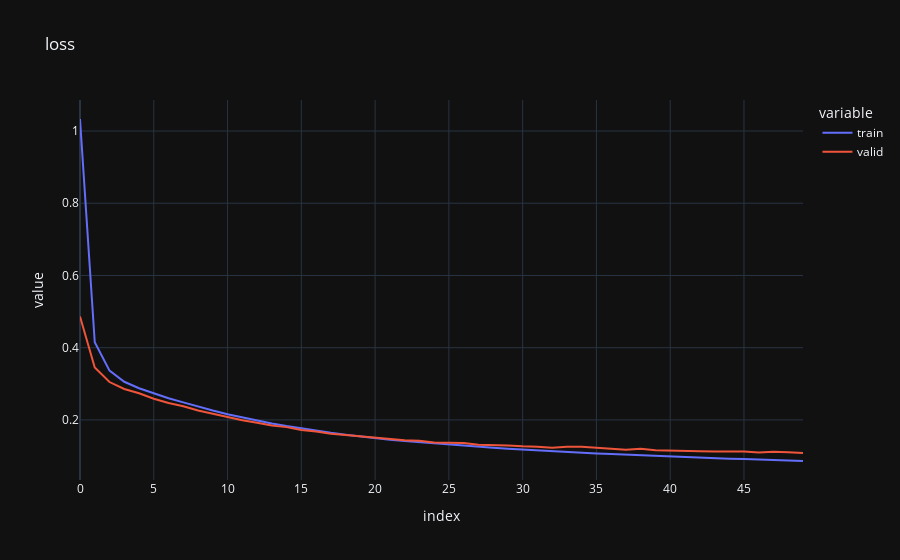
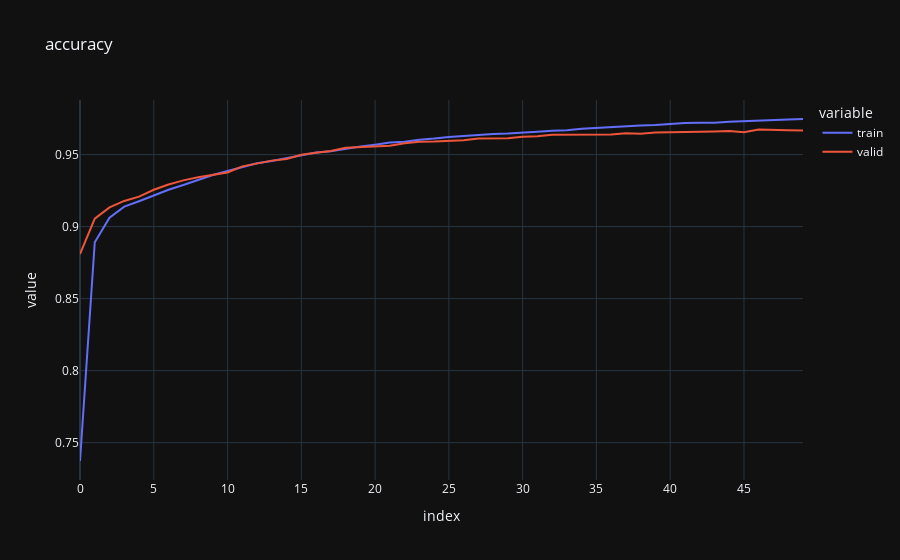

The notebook cell saved with these charts, in order:
### Code cell
loss_data = pd.DataFrame({
    'train': history.history['loss'],
    'valid': history.history['val_loss']
})

accuracy_data = pd.DataFrame({
    'train': history.history['accuracy'],
    'valid': history.history['val_accuracy']
})

px.line(loss_data, title='loss').show()
px.line(accuracy_data, title='accuracy').show()

### Figure 1 — Plotly figure (JSON) as saved in the notebook; plotly's stock layout.template omitted (floating-point values rounded to 4 significant figures)
{"data": [{"hovertemplate": "variable=train<br>index=%{x}<br>value=%{y}<extra></extra>", "legendgroup": "train", "line": {"color": "#636efa", "dash": "solid"}, "marker": {"symbol": "circle"}, "mode": "lines", "name": "train", "orientation": "v", "showlegend": true, "type": "scatter", "x": [0, 1, 2, 3, 4, 5, 6, 7, 8, 9, 10, 11, 12, 13, 14, 15, 16, 17, 18, 19, 20, 21, 22, 23, 24, 25, 26, 27, 28, 29, 30, 31, 32, 33, 34, 35, 36, 37, 38, 39, 40, 41, 42, 43, 44, 45, 46, 47, 48, 49], "xaxis": "x", "y": [1.033, 0.4151, 0.3366, 0.3057, 0.2878, 0.2733, 0.2601, 0.2486, 0.2369, 0.226, 0.216, 0.2067, 0.1982, 0.1902, 0.183, 0.1762, 0.1699, 0.1642, 0.1592, 0.1541, 0.1497, 0.1454, 0.1415, 0.1381, 0.1347, 0.1312, 0.1285, 0.1254, 0.1227, 0.1203, 0.1179, 0.1154, 0.1131, 0.1111, 0.1091, 0.1073, 0.1054, 0.1036, 0.1017, 0.1, 0.09848, 0.09722, 0.09556, 0.09419, 0.09277, 0.09148, 0.0901, 0.08886, 0.08766, 0.08625], "yaxis": "y"}, {"hovertemplate": "variable=valid<br>index=%{x}<br>value=%{y}<extra></extra>", "legendgroup": "valid", "line": {"color": "#EF553B", "dash": "solid"}, "marker": {"symbol": "circle"}, "mode": "lines", "name": "valid", "orientation": "v", "showlegend": true, "type": "scatter", "x": [0, 1, 2, 3, 4, 5, 6, 7, 8, 9, 10, 11, 12, 13, 14, 15, 16, 17, 18, 19, 20, 21, 22, 23, 24, 25, 26, 27, 28, 29, 30, 31, 32, 33, 34, 35, 36, 37, 38, 39, 40, 41, 42, 43, 44, 45, 46, 47, 48, 49], "xaxis": "x", "y": [0.4864, 0.3453, 0.3049, 0.2856, 0.2737, 0.2587, 0.247, 0.2376, 0.2259, 0.2163, 0.2084, 0.1992, 0.1919, 0.1847, 0.18, 0.1721, 0.1677, 0.1619, 0.1582, 0.1546, 0.1497, 0.148, 0.1434, 0.1425, 0.1376, 0.1371, 0.1363, 0.1314, 0.131, 0.1292, 0.1269, 0.126, 0.1227, 0.1254, 0.1254, 0.1219, 0.12, 0.1177, 0.12, 0.1161, 0.1158, 0.1143, 0.1136, 0.1126, 0.1127, 0.1123, 0.1098, 0.112, 0.1103, 0.1087], "yaxis": "y"}], "layout": {"legend": {"title": {"text": "variable"}, "tracegroupgap": 0}, "title": {"text": "loss"}, "xaxis": {"anchor": "y", "domain": [0, 1], "title": {"text": "index"}}, "yaxis": {"anchor": "x", "domain": [0, 1], "title": {"text": "value"}}}}

### Figure 2 — Plotly figure (JSON) as saved in the notebook; plotly's stock layout.template omitted (floating-point values rounded to 4 significant figures)
{"data": [{"hovertemplate": "variable=train<br>index=%{x}<br>value=%{y}<extra></extra>", "legendgroup": "train", "line": {"color": "#636efa", "dash": "solid"}, "marker": {"symbol": "circle"}, "mode": "lines", "name": "train", "orientation": "v", "showlegend": true, "type": "scatter", "x": [0, 1, 2, 3, 4, 5, 6, 7, 8, 9, 10, 11, 12, 13, 14, 15, 16, 17, 18, 19, 20, 21, 22, 23, 24, 25, 26, 27, 28, 29, 30, 31, 32, 33, 34, 35, 36, 37, 38, 39, 40, 41, 42, 43, 44, 45, 46, 47, 48, 49], "xaxis": "x", "y": [0.7372, 0.8891, 0.9062, 0.9139, 0.9176, 0.9218, 0.9255, 0.9289, 0.9326, 0.9358, 0.9386, 0.9411, 0.944, 0.9455, 0.9476, 0.9495, 0.9515, 0.9524, 0.9542, 0.9556, 0.9569, 0.9583, 0.9588, 0.9604, 0.9611, 0.9622, 0.9628, 0.9636, 0.9642, 0.9646, 0.9654, 0.9658, 0.9666, 0.9669, 0.9679, 0.9686, 0.9689, 0.9698, 0.9702, 0.9705, 0.9713, 0.972, 0.9721, 0.9721, 0.9729, 0.9732, 0.9733, 0.9739, 0.9743, 0.9747], "yaxis": "y"}, {"hovertemplate": "variable=valid<br>index=%{x}<br>value=%{y}<extra></extra>", "legendgroup": "valid", "line": {"color": "#EF553B", "dash": "solid"}, "marker": {"symbol": "circle"}, "mode": "lines", "name": "valid", "orientation": "v", "showlegend": true, "type": "scatter", "x": [0, 1, 2, 3, 4, 5, 6, 7, 8, 9, 10, 11, 12, 13, 14, 15, 16, 17, 18, 19, 20, 21, 22, 23, 24, 25, 26, 27, 28, 29, 30, 31, 32, 33, 34, 35, 36, 37, 38, 39, 40, 41, 42, 43, 44, 45, 46, 47, 48, 49], "xaxis": "x", "y": [0.8809, 0.9055, 0.9133, 0.9178, 0.9208, 0.9256, 0.9292, 0.9321, 0.9342, 0.9358, 0.9376, 0.9418, 0.9438, 0.9458, 0.947, 0.9499, 0.9512, 0.9525, 0.9547, 0.955, 0.9555, 0.9561, 0.9579, 0.9589, 0.9591, 0.9596, 0.96, 0.9611, 0.9613, 0.9614, 0.9624, 0.9627, 0.9637, 0.9638, 0.9641, 0.9641, 0.964, 0.9648, 0.9644, 0.9653, 0.9654, 0.9654, 0.9659, 0.966, 0.9663, 0.9655, 0.9674, 0.9674, 0.9669, 0.9667], "yaxis": "y"}], "layout": {"legend": {"title": {"text": "variable"}, "tracegroupgap": 0}, "title": {"text": "accuracy"}, "xaxis": {"anchor": "y", "domain": [0, 1], "title": {"text": "index"}}, "yaxis": {"anchor": "x", "domain": [0, 1], "title": {"text": "value"}}}}
